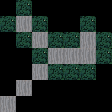

A 2D game scene composited from a Tiled map and its tileset images. What follows is a short description and the map's XML, with every tile layer's data as written:
An orthogonal 7x7 tile map with 16x16 px tiles, 1 tile layer (Tile Layer 1), 2 tilesets.

<map version="1.10" tiledversion="1.11.2" orientation="orthogonal" renderorder="right-down" width="7" height="7" tilewidth="16" tileheight="16" infinite="0" nextlayerid="2" nextobjectid="1">
 <tileset firstgid="1" source="Blocks.tsx" />
 <tileset firstgid="65" source="../Blocks.tsx" />
 <layer id="1" name="Tile Layer 1" width="7" height="7">
  <data encoding="csv">
0,18,0,0,0,0,0,
18,43,18,0,0,18,0,
0,18,43,18,18,43,18,
0,0,18,43,43,43,18,
0,0,43,18,18,18,0,
0,43,0,0,0,0,0,
43,0,0,0,0,0,0
</data>
 </layer>
</map>
